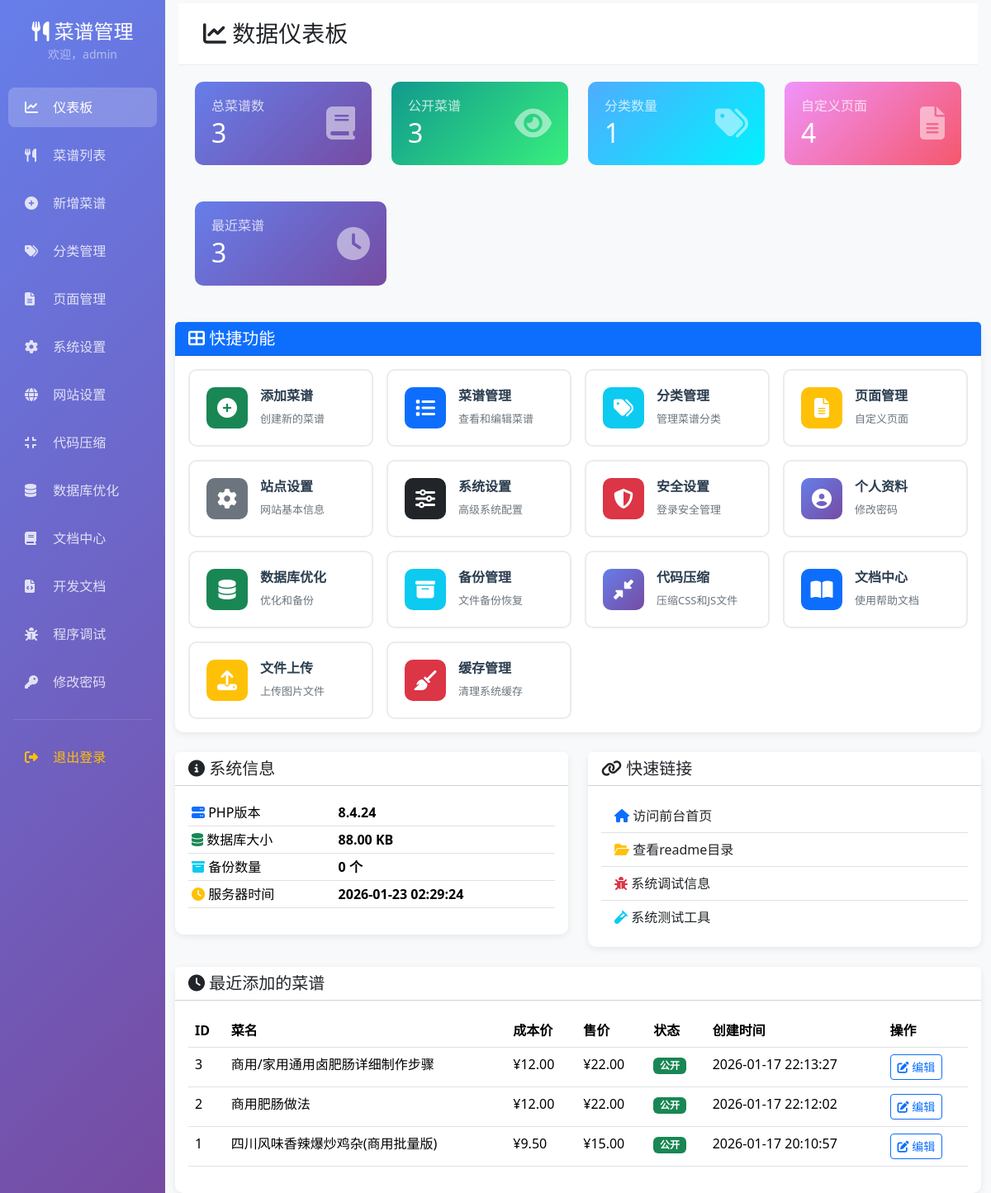
Before: /admin/index.php (signed in) with the older database file.
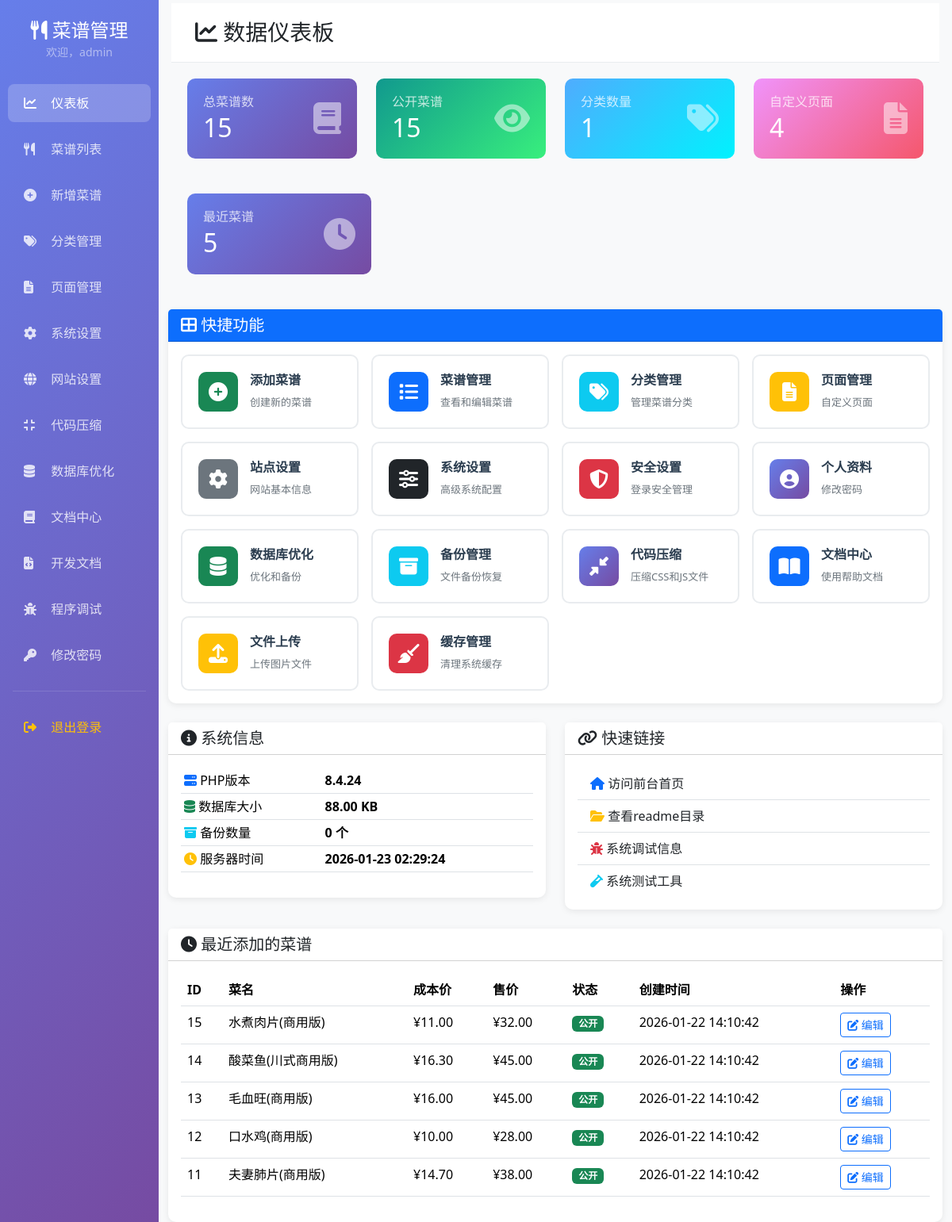
After: the same page with the newer database file.
### tables this page shows
CREATE TABLE recipes (
    id INTEGER PRIMARY KEY AUTOINCREMENT,
    title TEXT NOT NULL,
    description TEXT,
    content TEXT NOT NULL,
    cover TEXT,
    category_id INTEGER,
    cost_price REAL DEFAULT 0,
    sell_price REAL DEFAULT 0,
    is_public INTEGER DEFAULT 1,
    created_at DATETIME DEFAULT CURRENT_TIMESTAMP
);

### admin/index.php (the view, shortened to what the changed rows need)
<?php
require 'layout_header.php';
$total_recipes = $db->query("SELECT COUNT(*) FROM recipes")->fetchColumn();
$public_recipes = $db->query("SELECT COUNT(*) FROM recipes WHERE is_public=1")->fetchColumn();
$total_categories = $db->query("SELECT COUNT(*) FROM categories")->fetchColumn();
$pages_count = 0;
try {
    $pages_count = $db->query("SELECT COUNT(*) FROM pages")->fetchColumn();
} catch (Exception $e) {
    $pages_count = 0;
}
$recent_recipes = $db->query("SELECT * FROM recipes ORDER BY id DESC LIMIT 5")->fetchAll();
?>
<div class="row mb-4">
    <div class="col-md-3">
        <div class="stat-card">
            <div class="d-flex justify-content-between align-items-center">
                <div>
                    <h6 class="mb-1 opacity-75">总菜谱数</h6>
                    <h2 class="mb-0"><?= $total_recipes ?></h2>
                </div>
            </div>
        </div>
    </div>
    <div class="col-md-3">
        <div class="stat-card success">
            <div class="d-flex justify-content-between align-items-center">
                <div>
                    <h6 class="mb-1 opacity-75">公开菜谱</h6>
                    <h2 class="mb-0"><?= $public_recipes ?></h2>
                </div>
            </div>
        </div>
    </div>
    <div class="col-md-3">
        <div class="stat-card info">
            <div class="d-flex justify-content-between align-items-center">
                <div>
                    <h2 class="mb-0"><?= $total_categories ?></h2>
                </div>
            </div>
        </div>
    </div>
    <div class="col-md-3">
        <div class="stat-card warning">
            <div class="d-flex justify-content-between align-items-center">
                <div>
                    <h2 class="mb-0"><?= $pages_count ?></h2>
                </div>
            </div>
        </div>
    </div>
</div>
<div class="col-md-3">
        <div class="stat-card">
            <div class="d-flex justify-content-between align-items-center">
                <div>
                    <h6 class="mb-1 opacity-75">最近菜谱</h6>
                    <h2 class="mb-0"><?= count($recent_recipes) ?></h2>
                </div>
            </div>
        </div>
    </div>
</div>
<div class="card">
    <div class="card-body">
        <?php if (empty($recent_recipes)): ?>
        <div class="alert alert-info">
            <i class="fas fa-info-circle"></i> 暂无菜谱，<a href="recipe_add.php">点击添加第一个菜谱</a>
        </div>
        <?php else: ?>
        <div class="table-responsive">
            <table class="table table-hover">
                <thead>
                    <tr>
                        <th>ID</th>
                        <th>菜名</th>
                        <th>成本价</th>
                        <th>售价</th>
                        <th>状态</th>
                        <th>创建时间</th>
                        <th>操作</th>
                    </tr>
                </thead>
                <tbody>
                    <?php foreach ($recent_recipes as $r): ?>
                    <tr>
                        <td><?= $r['id'] ?></td>
                        <td><?= htmlspecialchars($r['title']) ?></td>
                        <td>¥<?= number_format($r['cost_price'], 2) ?></td>
                        <td>¥<?= number_format($r['sell_price'], 2) ?></td>
                        <td>
                            <?php if ($r['is_public']): ?>
                            <span class="badge bg-success">公开</span>
                            <?php else: ?>
                            <span class="badge bg-secondary">私有</span>
                            <?php endif; ?>
                        </td>
                        <td><?= $r['created_at'] ?></td>
                        <td>
                            <a href="recipe_edit.php?id=<?= $r['id'] ?>" class="btn btn-sm btn-outline-primary">
                                <i class="fas fa-edit"></i> 编辑
                            </a>
                        </td>
                    </tr>
                    <?php endforeach; ?>
                </tbody>
            </table>
        </div>
        <?php endif; ?>
    </div>
</div>
<?php require 'layout_footer.php'; ?>

Changed rows visible on the page:
no longer on this page (row edited): recipes: id "3", title "商用/家用通用卤肥肠详细制作步骤", cost_price "12.00", sell_price "22.00", is_public "公开", created_at "2026-01-17 22:13:27"
no longer on this page (row edited): recipes: id "2", title "商用肥肠做法", cost_price "12.00", sell_price "22.00", is_public "公开", created_at "2026-01-17 22:12:02"
no longer on this page (row edited): recipes: id "1", title "四川风味香辣爆炒鸡杂(商用批量版)", cost_price "9.50", sell_price "15.00", is_public "公开", created_at "2026-01-17 20:10:57"
added recipes: id "15", title "水煮肉片(商用版)", cost_price "11.00", sell_price "32.00", is_public "公开", created_at "2026-01-22 14:10:42"
added recipes: id "14", title "酸菜鱼(川式商用版)", cost_price "16.30", sell_price "45.00", is_public "公开", created_at "2026-01-22 14:10:42"
added recipes: id "13", title "毛血旺(商用版)", cost_price "16.00", sell_price "45.00", is_public "公开", created_at "2026-01-22 14:10:42"
added recipes: id "12", title "口水鸡(商用版)", cost_price "10.00", sell_price "28.00", is_public "公开", created_at "2026-01-22 14:10:42"
added recipes: id "11", title "夫妻肺片(商用版)", cost_price "14.70", sell_price "38.00", is_public "公开", created_at "2026-01-22 14:10:42"
Other visible differences:
$total_recipes: "3" → "15"
$public_recipes: "3" → "15"
count($recent_recipes): "3" → "5"
